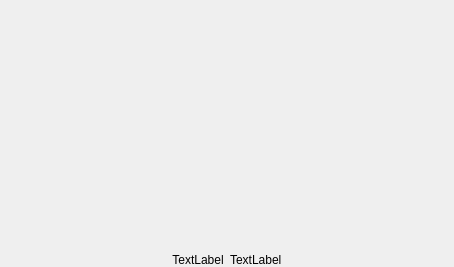
<?xml version="1.0" encoding="UTF-8"?>
<ui version="4.0">
 <class>Form</class>
 <widget class="QWidget" name="Form">
  <property name="geometry">
   <rect>
    <x>0</x>
    <y>0</y>
    <width>454</width>
    <height>267</height>
   </rect>
  </property>
  <property name="windowTitle">
   <string>Form</string>
  </property>
  <layout class="QVBoxLayout" name="verticalLayout">
   <property name="leftMargin">
    <number>0</number>
   </property>
   <property name="topMargin">
    <number>0</number>
   </property>
   <property name="rightMargin">
    <number>0</number>
   </property>
   <property name="bottomMargin">
    <number>0</number>
   </property>
   <item>
    <layout class="QHBoxLayout" name="horizontalLayout">
     <property name="leftMargin">
      <number>0</number>
     </property>
     <property name="topMargin">
      <number>0</number>
     </property>
     <property name="rightMargin">
      <number>0</number>
     </property>
     <property name="bottomMargin">
      <number>0</number>
     </property>
     <item>
      <widget class="QScale" name="scale"/>
     </item>
    </layout>
   </item>
   <item>
    <layout class="QHBoxLayout" name="horizontalLayout_2">
     <item>
      <spacer name="horizontalSpacer">
       <property name="orientation">
        <enum>Qt::Horizontal</enum>
       </property>
       <property name="sizeHint" stdset="0">
        <size>
         <width>0</width>
         <height>0</height>
        </size>
       </property>
      </spacer>
     </item>
     <item>
      <widget class="QLabel" name="label">
       <property name="sizePolicy">
        <sizepolicy hsizetype="Fixed" vsizetype="Fixed">
         <horstretch>0</horstretch>
         <verstretch>0</verstretch>
        </sizepolicy>
       </property>
       <property name="text">
        <string>TextLabel</string>
       </property>
       <property name="alignment">
        <set>Qt::AlignHCenter|Qt::AlignTop</set>
       </property>
      </widget>
     </item>
     <item>
      <widget class="QLabel" name="units">
       <property name="sizePolicy">
        <sizepolicy hsizetype="Fixed" vsizetype="Fixed">
         <horstretch>0</horstretch>
         <verstretch>0</verstretch>
        </sizepolicy>
       </property>
       <property name="text">
        <string>TextLabel</string>
       </property>
      </widget>
     </item>
     <item>
      <spacer name="horizontalSpacer_2">
       <property name="orientation">
        <enum>Qt::Horizontal</enum>
       </property>
       <property name="sizeHint" stdset="0">
        <size>
         <width>0</width>
         <height>0</height>
        </size>
       </property>
      </spacer>
     </item>
    </layout>
   </item>
  </layout>
 </widget>
 <customwidgets>
  <customwidget>
   <class>QScale</class>
   <extends>QWidget</extends>
   <header>epyqlib.qscale</header>
  </customwidget>
 </customwidgets>
 <resources/>
 <connections/>
</ui>
